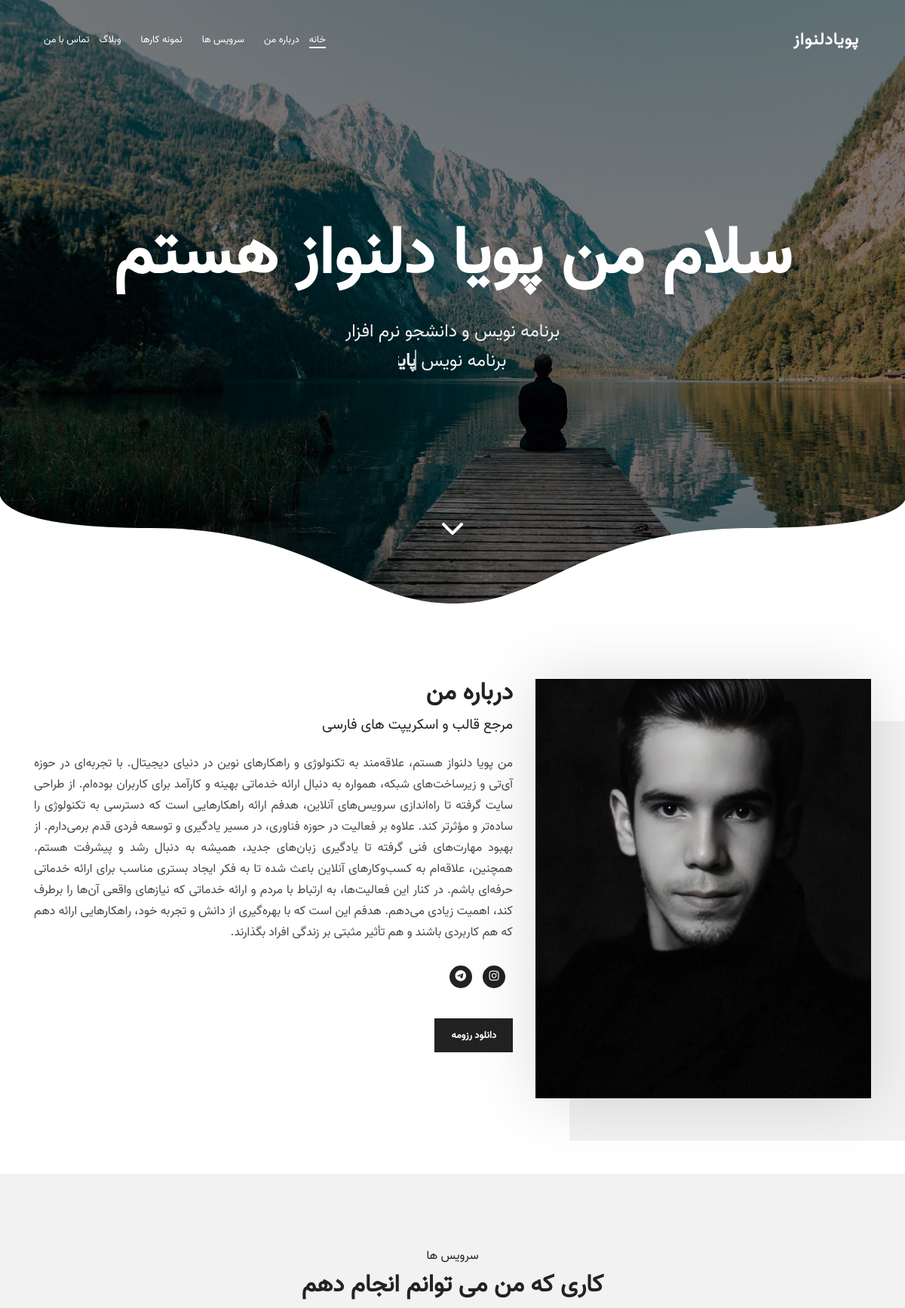
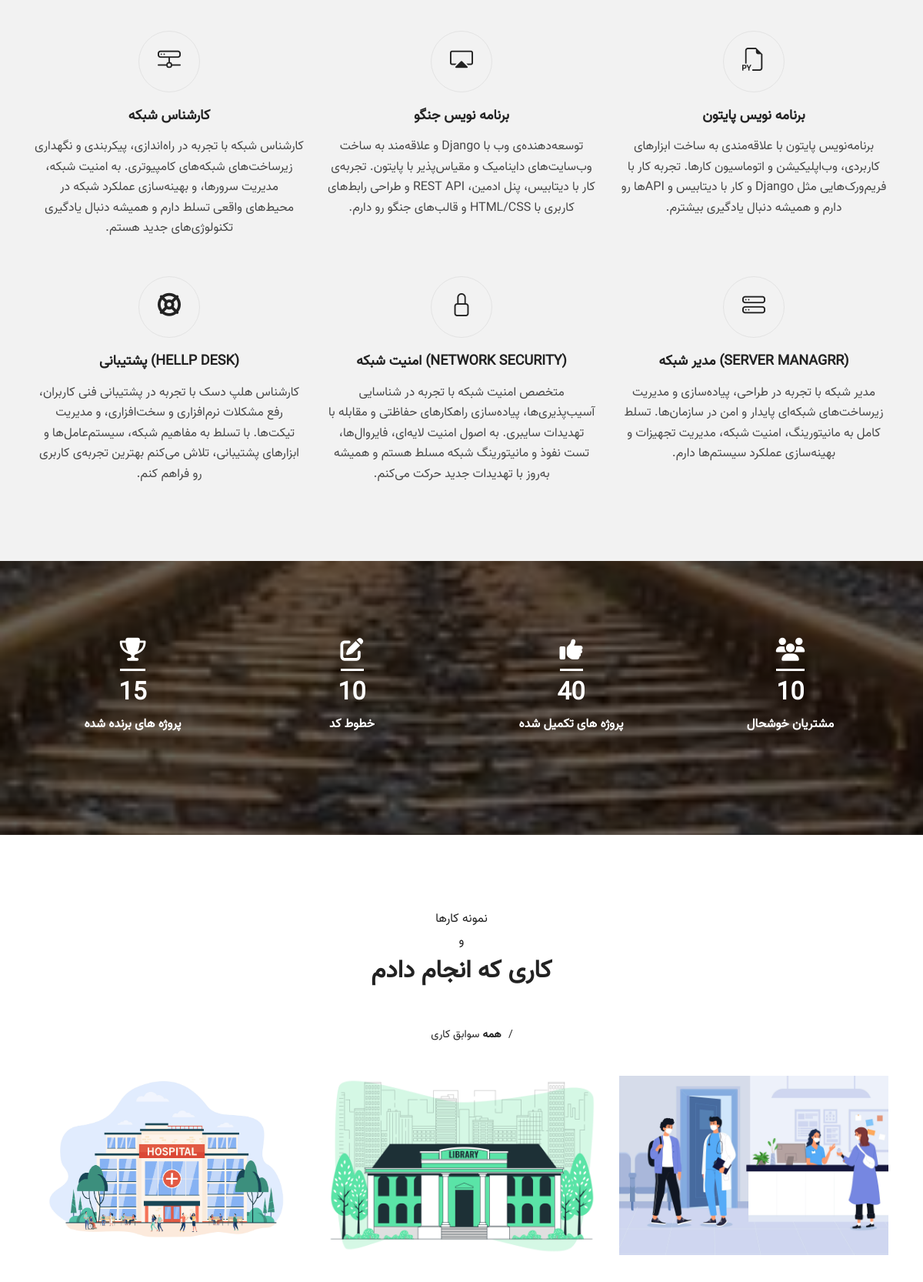
The page / (upper part) on the database its author committed (2 pictures, top to bottom).
### hom/models.py (models this page shows, shortened)
class Live_index(models.Model):
    about=models.TextField( blank=False , null=False)
    img_about = models.ImageField(upload_to='uploads/', null=False, blank=False )
    res_link=models.URLField(blank=False , null=True)
    instageram_link =models.URLField(blank=False , null=True)
    telgeram_link =models.URLField(blank=False , null=True)

class history(models.Model):
        history_title=models.CharField(null=True, max_length=120)
        history_img = models.ImageField(upload_to='uploads/history/', null=True, blank=True, default='default.jpg')

### hom/views.py (the view)
# urls.py: path('' , views.index , name = "index"),
def index(request):
    about=Live_index.objects.all()
    historys=history.objects.all()
    articles = Articel.objects.all()
    if request.method == 'POST' and request.headers.get('x-requested-with') == 'XMLHttpRequest':
        name = request.POST.get('con_name')
        email = request.POST.get('con_email')
        message = request.POST.get('con_message')
        Contact.objects.create(name=name, email=email, message=message)
        return JsonResponse({'status': 'success'})
    else:
        form = ContactForm()
    return render(request, "index.html", {'about': about , 'historys':historys , 'articles': articles , 'form': form}  )

### hom/models.py (called while the page is built)
    def get_absolute_url(self):
        return reverse("singleblog", kwargs={"slug": self.slug})

### hom/templates/index.html (shortened to what this page needs)
{% load static %}
<!DOCTYPE html>
<html dir="rtl" lang="en">
    <head>
        <link rel="stylesheet" href="{% static "css/font-awesome.min.css" %}">
        <link rel="stylesheet" href="https://cdnjs.cloudflare.com/ajax/libs/font-awesome/6.4.2/css/all.min.css">
        <link rel="stylesheet" href="https://cdn.jsdelivr.net/npm/bootstrap-icons@1.10.5/font/bootstrap-icons.css">
        <link href="https://cdn.jsdelivr.net/npm/bootstrap@5.3.3/dist/css/bootstrap.min.css" rel="stylesheet">
        <link rel="stylesheet" href="{% static "css/bootstrap.css" %}">
        <link rel="stylesheet" href="{% static "css/owl.carousel.min.css" %}">
        <link rel="stylesheet" href="{% static "css/owl.theme.default.min.css" %}">
        <link rel="stylesheet" href="{% static "css/magnific-popup.css" %}">
        <link rel="stylesheet" href="{% static "css/style.css" %}">
    </head>
    <body>
        <nav class="navbar navbar-expand-lg navbar-dark">
            <div class="container">
                <a class="navbar-brand logo" href="index.html">
                    پویادلنواز
                </a>
                <div class="navbar-collapse collapse" id="navbarCollapse">
                    <ul class="navbar-nav ml-auto">
                        <li class="nav-item">
                            <a href="#" class="nav-link active" data-scroll-nav="0" >خانه</a>
                        </li>
                        <li class="nav-item">
                            <a href="#" class="nav-link" data-scroll-nav="1" >درباره من</a>
                        </li>
                        <li class="nav-item">
                            <a href="#" class="nav-link" data-scroll-nav="2" >سرویس ها</a>
                        </li>
                        <li class="nav-item">
                            <a href="#" class="nav-link" data-scroll-nav="3">نمونه کارها</a>
                        </li>
                        <li class="nav-item">
                            <a href="#" class="nav-link" data-scroll-nav="4">وبلاگ</a>
                        </li>
                        <li class="nav-item">
                            <a href="#" class="nav-link" data-scroll-nav="5">تماس با من</a>
                        </li>
                    </ul>
                </div>
            </div>
        </nav>
        <section id="home" class="banner banner-centered" style="background-image: url('{% static "assets/background/creative2-banner-bg.jpg" %}')" data-stellar-background-ratio=".7" data-scroll-index="0">
                <div class="banner-caption">
                    <h1>سلام من پویا دلنواز هستم</h1>
                    <p class="cd-headline clip mt-30">
                        <span>برنامه نویس و دانشجو نرم افزار</span><br>
                        <span class="blc">برنامه نویس</span>
                        <span class="cd-words-wrapper">
                            <b class="is-visible">پایتون</b>
                        </span>
                    </p>
                </div>
                <div class="arrow bounce">
                    <a class="fa fa-chevron-down fa-2x" href="#" data-scroll-nav="1"></a>
                </div>
                <svg id="home-svg" xmlns="http://www.w3.org/2000/svg" xmlns:xlink="http://www.w3.org/1999/xlink" x="0px" y="0px" viewBox="0 0 1400 300" preserveAspectRatio="none">
                    <path class="p-curve" d="M-0.2,0.5c0,0-21.7,99.6,233.1,99.6s320.1,199.7,467.6,200.1S898.6,100,1167.6,100S1401,0,1401,0v301H0 L-0.2,0.5z"/>
                </svg>
        </section>
        <section class="about pt-100 pb-100" data-scroll-index="1">
            <div class="container">
                <div class="row">
                    <div class="col-lg-5 col-md-6">
                        <div class="about-img">
                            {% for image in about  %}
                            <img src="{{ image.img_about.url }}" alt="">
                            {% endfor %}
                        </div>
                    </div>
                    <div class="col-lg-7 col-md-6">
                        <div class="about-content">
                            <div class="about-heading">
                                <h2>درباره من</h2>
                                <span>مرجع قالب و اسکریپت های فارسی</span>
                            </div>
                                {% for item in about  %}
                                <p>{{item.about}}</p>
                                {% endfor %}
                            <div class="social-icons" id ="white">
                                <a href="{{about.0.instageram_link}}"><i class="fa-brands fa-instagram"></i></a>
                                <a href="{{ about.0.telgeram_link }}"><i class="fa-brands fa-telegram"></i></a>
                            </div>
                            <span class="about-button">
                                <a class="main-btn" href="{{ about.0.res_link }}">دانلود رزومه</a>
                            </span>
                        </div>
                    </div>
                </div>
            </div>
        </section>
        <section class="services bg-gray pt-100 pb-50" data-scroll-index="2">
            <div class="container">
                <div class="row">
                    <div class="col">
                        <div class="heading text-center">
                            <h6>سرویس ها</h6>
                            <h2>کاری که من می توانم انجام دهم</h2>
                        </div>
                    </div>
                </div>
                <div class="row">
                    <div class="col-md-4">
                        <div class="service-item">
                            <span class="icon">
                                <i class="bi bi-filetype-py"></i>
                            </span>
                            <h4>برنامه نویس پایتون</h4>
                            <p> برنامه‌نویس پایتون با علاقه‌مندی به ساخت ابزارهای کاربردی، وب‌اپلیکیشن و اتوماسیون کارها.
                                تجربه کار با فریم‌ورک‌هایی مثل Django و کار با دیتابیس و APIها رو دارم و همیشه دنبال یادگیری بیشترم.</p>
                        </div>
                    </div>
                    <div class="col-md-4">
                        <div class="service-item">
                            <span class="icon">
                                <i class="bi bi-cast"></i>
                            </span>
                            <h4>برنامه نویس جنگو</h4>
                            <p>توسعه‌دهنده‌ی وب با Django و علاقه‌مند به ساخت وب‌سایت‌های داینامیک و مقیاس‌پذیر با پایتون.
                                تجربه‌ی کار با دیتابیس، پنل ادمین، REST API و طراحی رابط‌های کاربری با HTML/CSS و قالب‌های جنگو رو دارم.</p>
                        </div>
                    </div>
                    <div class="col-md-4">
                        <div class="service-item">
                            <span class="icon">
                                <i class="bi bi-hdd-network"></i>
                            </span>
                            <h4>کارشناس شبکه</h4>
                            <p>کارشناس شبکه با تجربه در راه‌اندازی، پیکربندی و نگهداری زیرساخت‌های شبکه‌های کامپیوتری.
                                به امنیت شبکه، مدیریت سرورها، و بهینه‌سازی عملکرد شبکه در محیط‌های واقعی تسلط دارم و همیشه دنبال یادگیری تکنولوژی‌های جدید هستم.</p>
                        </div>
                    </div>
                    <div class="col-md-4">
                        <div class="service-item">
                            <span class="icon">
                                <i class="bi bi-hdd-stack"></i>
                            </span>
                            <h4>(Server Managrr) مدیر شبکه</h4>
                            <p>مدیر شبکه با تجربه در طراحی، پیاده‌سازی و مدیریت زیرساخت‌های شبکه‌ای پایدار و امن در سازمان‌ها.
                                تسلط کامل به مانیتورینگ، امنیت شبکه، مدیریت تجهیزات و بهینه‌سازی عملکرد سیستم‌ها دارم.</p>
                        </div>
                    </div>
                    <div class="col-md-4">
                        <div class="service-item">
                            <span class="icon">
                                <i class="bi bi-lock"></i>
                            </span>
                            <h4>(Network security) امنیت شبکه</h4>
                            <p> متخصص امنیت شبکه با تجربه در شناسایی آسیب‌پذیری‌ها، پیاده‌سازی راهکارهای حفاظتی و مقابله با تهدیدات سایبری.
                                به اصول امنیت لایه‌ای، فایروال‌ها، تست نفوذ و مانیتورینگ شبکه مسلط هستم و همیشه به‌روز با تهدیدات جدید حرکت می‌کنم.</p>
                        </div>
                    </div>
                    <div class="col-md-4">
                        <div class="service-item">
                            <span class="icon">
                                <i class="fa fa-support"></i>
                            </span>
                            <h4>(Hellp Desk) پشتیبانی</h4>
                            <p>کارشناس هلپ دسک با تجربه در پشتیبانی فنی کاربران، رفع مشکلات نرم‌افزاری و سخت‌افزاری، و مدیریت تیکت‌ها.
                                با تسلط به مفاهیم شبکه، سیستم‌عامل‌ها و ابزارهای پشتیبانی، تلاش می‌کنم بهترین تجربه‌ی کاربری رو فراهم کنم.</p>
                        </div>
                    </div>
                </div>
            </div>
        </section>
        <section class="stats pt-100 pb-100" style="background-image: url('{% static "assets/background/stats-bg.jpg" %}')">
            <div class="container">
                <div class="row">
                    <div class="col-lg-3 col-md-6">
                        <div class="single-stat">
                            <span class="stat-icon">
                                <i class="fa fa-users" aria-hidden="true"></i>
                            </span>
                            <h2 class="counter" data-count="180">10</h2>
                            <p>مشتریان خوشحال</p>
                        </div>
                    </div>
                    <div class="col-lg-3 col-md-6">
                        <div class="single-stat">
                            <span class="stat-icon">
                                <i class="fa fa-thumbs-up" aria-hidden="true"></i>
                            </span>
                            <h2 class="counter" data-count="10">40</h2>
                            <p>پروژه های تکمیل شده</p>
                        </div>
                    </div>
                    <div class="col-lg-3 col-md-6">
                        <div class="single-stat">
                            <span class="stat-icon">
                                <i class="fa fa-edit" aria-hidden="true"></i>
                            </span>
                            <h2 class="counter" data-count="1100">10</h2>
                            <p>خطوط کد</p>
                        </div>
                    </div>
                    <div class="col-lg-3 col-md-6">
                        <div class="single-stat">
                            <span class="stat-icon">
                                <i class="fa fa-trophy" aria-hidden="true"></i>
                            </span>
                            <h2 class="counter" data-count="1">15</h2>
                            <p>پروژه های برنده شده</p>
                        </div>
                    </div>
                </div>
            </div>
        </section>
        <section class="portfolio pt-100 pb-70" data-scroll-index="3">
            <div class="container">
                <div class="row">
                    <div class="col">
                        <div class="heading text-center">
                            <h6>نمونه کارها </h6>
                            <h6>و</h6>
                            <h2>کاری که انجام دادم</h2>
                        </div>
                        <div class="portfolio-filter text-center">
                            <ul>
                                <li class="sel-item" data-filter="*">همه</li>
                                <li data-filter=".application">سوابق کاری</li>
                            </ul>
                        </div>
                    </div>
                </div>
                <div class="row portfolio-items">
                    {% for items in historys %}
                    <div class="col-lg-4 col-md-6 item application">
                        <div class="item-content">
                            <img src="{{ items.history_img.url }}" alt="">
                            <div class="item-overlay">
                                <div class="icons">
                                </div>
                            </div>
                        </div>
                    </div>
                    {% endfor %}
                </div>
            </div>
        </section>
            </body>
</html>

### rows shown on the page
Live_index: img_about (picture), about "من پویا دلنواز هستم، علاقه‌مند به تکنولوژی و راهکارهای نوین در دنیای دیجیتال. با تجربه‌ای در حوزه آی‌تی و زیرساخت‌های شبکه، همواره به دنبال ارائه خدماتی بهینه و کارآمد برای کاربران بوده‌ام. از طراحی سایت گرفته تا راه‌اندازی سرویس‌های آنلاین، هدفم ارائه راهکارهایی است که دسترسی به تکنولوژی را ساده‌تر و مؤثرتر کند. علاوه بر فعالیت در حوزه فناوری، در مسیر یادگیری و توسعه فردی قدم برمی‌دارم. از بهبود مهارت‌های فنی گرفته تا یادگیری زبان‌های جدید، همیشه به دنبال رشد و پیشرفت هستم. همچنین، علاقه‌ام به کسب‌وکارهای آنلاین باعث شده تا به فکر ایجاد بستری مناسب برای ارائه خدماتی حرفه‌ای باشم. در کنار این فعالیت‌ها، به ارتباط با مردم و ارائه خدماتی که نیازهای واقعی آن‌ها را برطرف کند، اهمیت زیادی…"
history: history_img (picture)
history: history_img (picture)
history: history_img (picture)
